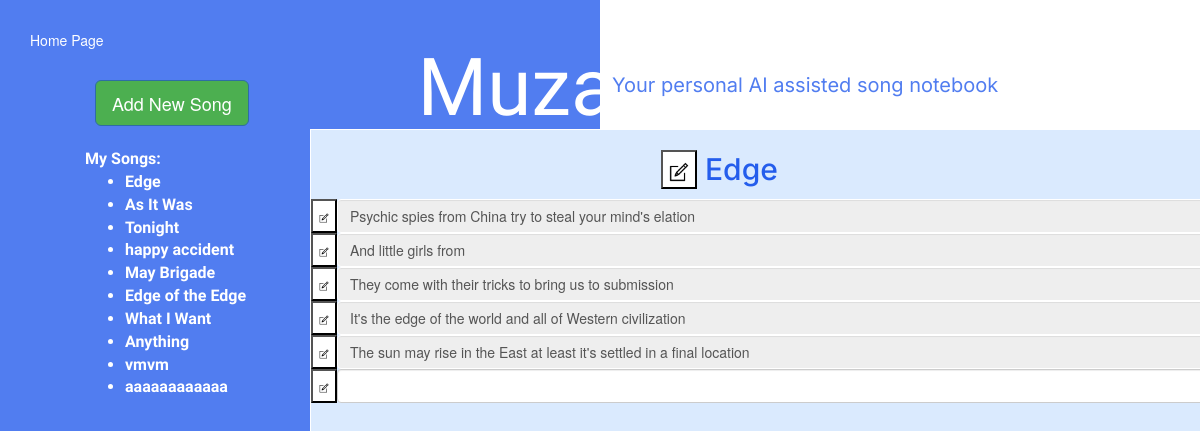
The page /song/Edge on the database as committed earlier.
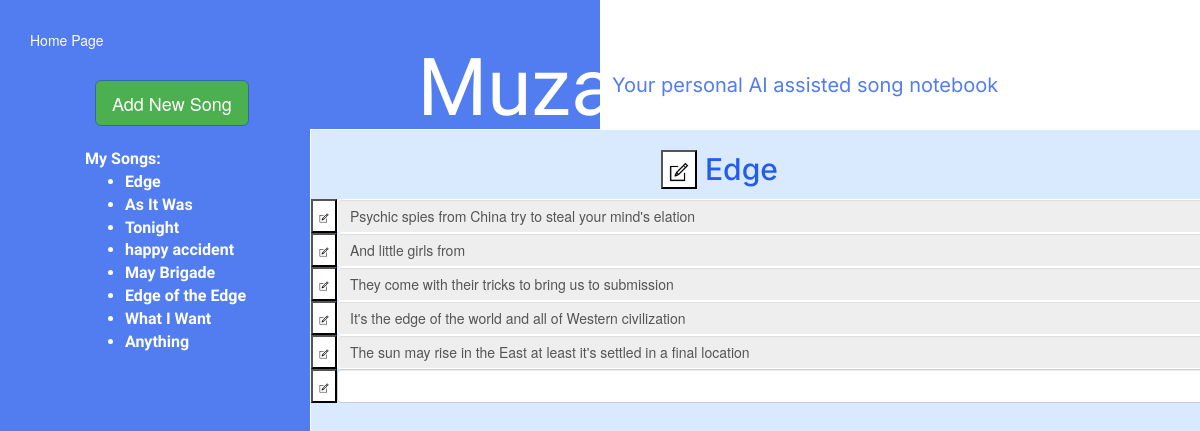
The same page on the database as committed later.
### tables this page shows
CREATE TABLE "line"
(
    song_id       integer,
    line_num      integer,
    words_num     integer,
    max_words_num integer,
    uniqueness    float,
    rhyme         boolean,
    emotion       varchar
, line varchar);

CREATE TABLE song
(
    id          integer
        constraint song_pk
            primary key,
    title       varchar,
    genre       varchar,
    inspiration varchar
);

### app.py (the view, shortened to what this page needs)
@app.route('/song/<song_name>', methods=['GET', 'POST'])
def song(song_name):
    conn = get_db_connection()
    songs = get_songs_dict(conn)
    update_parameters_table(conn, song_name)
    conn.close()
    return render_template('song.html', song_name=song_name, text=songs[song_name], songs=songs)

### app.py (called while the page is built)
def get_db_connection():
    conn = sqlite3.connect('muza_database.sqlite')
    conn.row_factory = sqlite3.Row
    return conn

### utils/sql_queries.py (called while the page is built)
def get_songs_dict(conn):
    songs_list = conn.execute("SELECT s.title, s.id from song s").fetchall()
    songs_names = conn.execute("SELECT s.title from song s").fetchall()
    songs_names = list(map(lambda x: x[0], songs_names))
    id2name = {k: v for v, k in songs_list}
    songs = {k: [] for k in songs_names}
    songs_text = conn.execute("SELECT l.song_id, l.line_num, l.line from line l").fetchall()
    for line in songs_text:
        songs[id2name[line[0]]].append((line[1], line[2]))
    return songs

def update_parameters_table(conn, song_name):
    songs_list = conn.execute("SELECT s.title, s.id from song s").fetchall()
    name2id = {v: k for v, k in songs_list}
    conn.execute("UPDATE parameters SET last_song_id =? WHERE id = 1", (name2id[song_name],))
    conn.commit()

### templates/song.html (shortened to what this page needs)
<!DOCTYPE html>
<html lang="en">
<link rel="stylesheet" href="{{ url_for('static', filename='css/song.css') }}">
<link rel="stylesheet" href="https://maxcdn.bootstrapcdn.com/bootstrap/3.4.1/css/bootstrap.min.css">
    <link rel="stylesheet" href="https://cdn.jsdelivr.net/bootstrap.tagsinput/0.8.0/bootstrap-tagsinput.css">
<head>
</head>
<body>
<form method="post" style="padding: 30px">
    <a name="main_button" href="{{ url_for('index') }}" type="submit" style="color:white; margin-top: 100px;">Home
        Page</a>
</form>
<div class="v1_143">
    <div class="v1_144">
        <form id="add_song_form" method="post">
            <button name="add_song_button" href="{{ url_for('add_song') }}" type="submit"
                    style="background-color:#4CAF50;" class="btn btn-primary btn-lg">Add New Song
            </button>
        </form>
    </div>
    <div class="v1_149">
        <b id="ai-setting">AI Settings</b> <br> <br>
        <label for="ending-words-input">ending words:</label>
        <br><input type="text" id="ending-words-input" data-role="tagsinput" class="form-control"> <br><br>
        <label for="line-key-words-input">keywords in a line:</label>
        <br><input id="line-key-words-input" type="text" data-role="tagsinput" class="form-control"><br>
        <br><label for="uniqueness">uniqueness</label>
        <input type="range" style="color: aliceblue" id="uniqueness" name="volume" min="0" max="1" step="0.1"><br>
        <input checked type="checkbox" id="rhyme"><label for="rhyme">make it rhyme</label> <br>
        <br><input type="checkbox" id="emotion-check"><label for="emotion">emotion:</label>
    </div>
    <div class="v1_145 col-sm" style="overflow-y:scroll;">
        <h2 style="padding-left: 350px; color: #245DEC; font-family: Inter;">
            <button onclick="showHelpWindowTitle()" style="background-color: white;"
                    class="help-button" id="help-button-title">
                <img style="width: 20px; height: 20px" src="{{ url_for('static', filename='images/edit_icon.png') }}"
                     alt="icon"></button>
            {{ song_name }}
        </h2>
        {% for i in range(100) %}
            {% if i <= songs[song_name]|length %}
                {% set display = "block" %}
            {% else %}
                {% set display = "none" %}
            {% endif %}
            <div id="main-div-{{ i }}" style="display: {{ display }}">
                <div style="display: flex;">
                    <button onclick="showHelpWindow({{ i }})" style="background-color: white;"
                            class="help-button" id="help-button-{{ i }}">
                        <img id="edit-icon" src="{{ url_for('static', filename='images/edit_icon.png') }}" alt="icon">
                    </button>
                <form method="post" id="form1" style="width: 1000px;">
                    {% if i == songs[song_name]|length %}
                        <input type="text" form="form1" rows="1" class="form-control text-song" name="text-{{ i }}" id="song-text-{{ i }}" value="">
                    {% elif i < songs[song_name]|length %}
                        <input type="text" form="form1" disabled rows="1" class="form-control text-song" name="text-{{ i }}" id="song-text-{{ i }}"
                               value="{{ songs[song_name][i][1] }}">
                    {% else %}
                        <input type="text" form="form1" rows="1" class="form-control text-song" name="text-{{ i }}"
                               id="song-text-{{ i }}" value="">
                    {% endif %}
                </form>
                </div>
            </div>
    {% endfor %}
    </div>
    <span class="v1_146">Muza</span><span class="v1_147" style="align-items: center">Your personal AI assisted song notebook</span>
    <span class="v1_148">
        My Songs:
        <ul>
            {% for song_name in songs %}
                <li><a href="{{ url_for('song', song_name=song_name) }}">{{ song_name }}</a></li>
            {% endfor %}
        </ul>
    </span>
</div>
</body>
</html>

Rows that differ between the two databases and show on the page:
removed song: title "vmvm"
removed song: title "aaaaaaaaaaaa"
